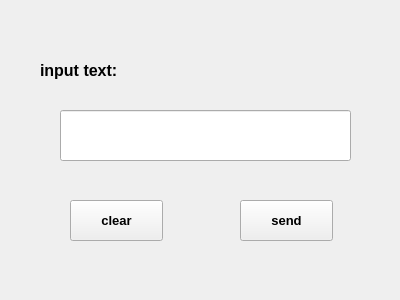
<?xml version="1.0" encoding="UTF-8"?>
<ui version="4.0">
 <class>Chat</class>
 <widget class="QWidget" name="Chat">
  <property name="geometry">
   <rect>
    <x>0</x>
    <y>0</y>
    <width>400</width>
    <height>300</height>
   </rect>
  </property>
  <property name="windowTitle">
   <string>Form</string>
  </property>
  <widget class="QLabel" name="label">
   <property name="geometry">
    <rect>
     <x>40</x>
     <y>40</y>
     <width>121</width>
     <height>61</height>
    </rect>
   </property>
   <property name="text">
    <string>&lt;html&gt;&lt;head/&gt;&lt;body&gt;&lt;p&gt;&lt;span style=&quot; font-size:12pt; font-weight:700;&quot;&gt;input text:&lt;/span&gt;&lt;/p&gt;&lt;/body&gt;&lt;/html&gt;</string>
   </property>
  </widget>
  <widget class="QLineEdit" name="lineEdit">
   <property name="geometry">
    <rect>
     <x>60</x>
     <y>110</y>
     <width>291</width>
     <height>51</height>
    </rect>
   </property>
   <property name="font">
    <font>
     <pointsize>12</pointsize>
     <bold>true</bold>
    </font>
   </property>
   <property name="text">
    <string/>
   </property>
  </widget>
  <widget class="QPushButton" name="clearButton">
   <property name="geometry">
    <rect>
     <x>70</x>
     <y>200</y>
     <width>93</width>
     <height>41</height>
    </rect>
   </property>
   <property name="font">
    <font>
     <pointsize>10</pointsize>
     <bold>true</bold>
    </font>
   </property>
   <property name="text">
    <string>clear</string>
   </property>
  </widget>
  <widget class="QPushButton" name="sendpush">
   <property name="geometry">
    <rect>
     <x>240</x>
     <y>200</y>
     <width>93</width>
     <height>41</height>
    </rect>
   </property>
   <property name="font">
    <font>
     <pointsize>10</pointsize>
     <bold>true</bold>
    </font>
   </property>
   <property name="text">
    <string>send</string>
   </property>
  </widget>
 </widget>
 <resources/>
 <connections/>
</ui>
